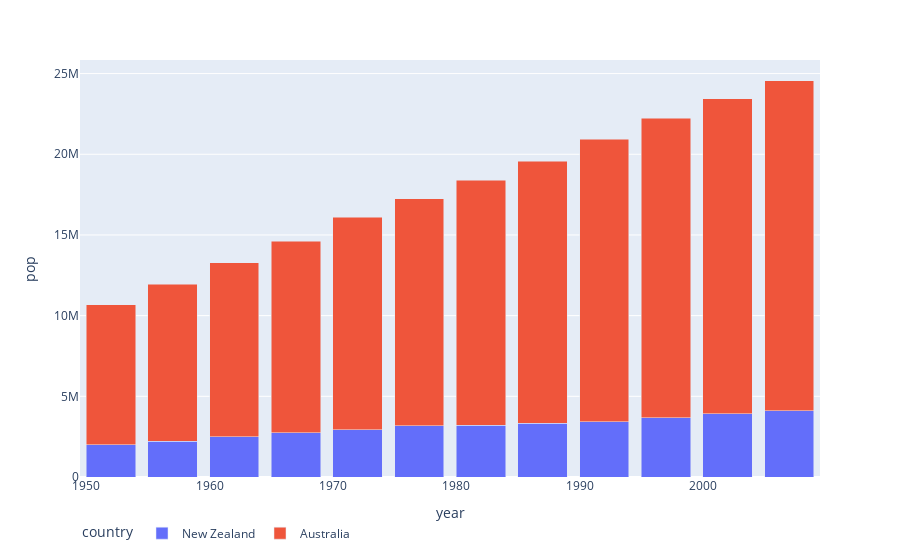

The notebook cell saved with this chart:
### Code cell
fig.update_layout(legend=dict(
    orientation="h"))

### Figure 1 — Plotly figure (JSON) as saved in the notebook; plotly's stock layout.template omitted (floating-point values rounded to 4 significant figures)
{"data": [{"alignmentgroup": "True", "hovertemplate": "country=New Zealand<br>year=%{x}<br>pop=%{y}<extra></extra>", "legendgroup": "New Zealand", "marker": {"color": "#636efa"}, "name": "New Zealand", "offsetgroup": "New Zealand", "orientation": "v", "showlegend": true, "textposition": "auto", "type": "bar", "x": [1952, 1957, 1962, 1967, 1972, 1977, 1982, 1987, 1992, 1997, 2002, 2007], "xaxis": "x", "y": [1994794, 2229407, 2488550, 2728150, 2929100, 3164900, 3210650, 3317166, 3437674, 3676187, 3908037, 4115771], "yaxis": "y"}, {"alignmentgroup": "True", "hovertemplate": "country=Australia<br>year=%{x}<br>pop=%{y}<extra></extra>", "legendgroup": "Australia", "marker": {"color": "#EF553B"}, "name": "Australia", "offsetgroup": "Australia", "orientation": "v", "showlegend": true, "textposition": "auto", "type": "bar", "x": [1952, 1957, 1962, 1967, 1972, 1977, 1982, 1987, 1992, 1997, 2002, 2007], "xaxis": "x", "y": [8691212, 9712569, 10794968, 11872264, 13177000, 14074100, 15184200, 16257249, 17481977, 18565243, 19546792, 20434176], "yaxis": "y"}], "layout": {"barmode": "stack", "legend": {"orientation": "h", "title": {"text": "country"}, "tracegroupgap": 0}, "margin": {"t": 60}, "xaxis": {"anchor": "y", "domain": [0, 1], "title": {"text": "year"}}, "yaxis": {"anchor": "x", "domain": [0, 1], "title": {"text": "pop"}}}}
